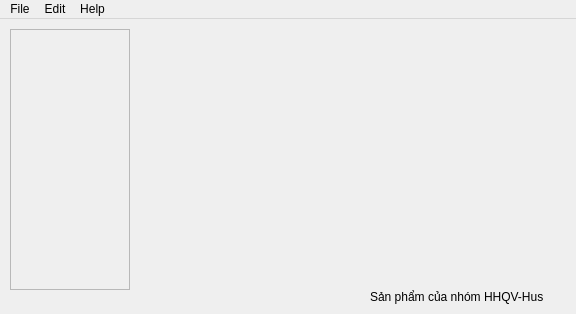
<?xml version="1.0" encoding="UTF-8"?>
<ui version="4.0">
 <class>MainWindow</class>
 <widget class="QMainWindow" name="MainWindow">
  <property name="geometry">
   <rect>
    <x>0</x>
    <y>0</y>
    <width>576</width>
    <height>314</height>
   </rect>
  </property>
  <property name="windowTitle">
   <string>MainWindow</string>
  </property>
  <widget class="QWidget" name="centralWidget">
   <widget class="QScrollArea" name="scrollArea">
    <property name="geometry">
     <rect>
      <x>10</x>
      <y>10</y>
      <width>120</width>
      <height>261</height>
     </rect>
    </property>
    <property name="widgetResizable">
     <bool>true</bool>
    </property>
    <widget class="QWidget" name="scrollAreaWidgetContents">
     <property name="geometry">
      <rect>
       <x>0</x>
       <y>0</y>
       <width>118</width>
       <height>259</height>
      </rect>
     </property>
    </widget>
   </widget>
   <widget class="QLabel" name="label">
    <property name="geometry">
     <rect>
      <x>370</x>
      <y>270</y>
      <width>201</width>
      <height>16</height>
     </rect>
    </property>
    <property name="text">
     <string>Sản phẩm của nhóm HHQV-Hus</string>
    </property>
   </widget>
   <widget class="QWidget" name="widget" native="true">
    <property name="geometry">
     <rect>
      <x>159</x>
      <y>29</y>
      <width>381</width>
      <height>221</height>
     </rect>
    </property>
   </widget>
  </widget>
  <widget class="QMenuBar" name="menuBar">
   <property name="geometry">
    <rect>
     <x>0</x>
     <y>0</y>
     <width>576</width>
     <height>19</height>
    </rect>
   </property>
   <widget class="QMenu" name="menuFile">
    <property name="title">
     <string>File</string>
    </property>
    <addaction name="actionOpen"/>
    <addaction name="actionNew"/>
    <addaction name="actionSave"/>
    <addaction name="actionExit"/>
   </widget>
   <widget class="QMenu" name="menuEdit">
    <property name="title">
     <string>Edit</string>
    </property>
    <addaction name="actionUndo"/>
    <addaction name="actionRedo"/>
    <addaction name="actionCut"/>
    <addaction name="actionCopy"/>
   </widget>
   <widget class="QMenu" name="menuHelp">
    <property name="title">
     <string>Help</string>
    </property>
    <addaction name="actionContact"/>
    <addaction name="actionAbout"/>
   </widget>
   <addaction name="menuFile"/>
   <addaction name="menuEdit"/>
   <addaction name="menuHelp"/>
  </widget>
  <action name="actionOpen">
   <property name="text">
    <string>Open</string>
   </property>
  </action>
  <action name="actionExit">
   <property name="text">
    <string>Exit</string>
   </property>
  </action>
  <action name="actionClose">
   <property name="text">
    <string>Close</string>
   </property>
  </action>
  <action name="actionSave">
   <property name="text">
    <string>Save</string>
   </property>
  </action>
  <action name="actionUndo">
   <property name="text">
    <string>Undo</string>
   </property>
  </action>
  <action name="actionRedo">
   <property name="text">
    <string>Redo</string>
   </property>
  </action>
  <action name="actionCut">
   <property name="text">
    <string>Cut</string>
   </property>
  </action>
  <action name="actionCopy">
   <property name="text">
    <string>Copy</string>
   </property>
  </action>
  <action name="actionNew">
   <property name="text">
    <string>New</string>
   </property>
  </action>
  <action name="actionContact">
   <property name="text">
    <string>Contact</string>
   </property>
  </action>
  <action name="actionAbout">
   <property name="text">
    <string>About</string>
   </property>
  </action>
 </widget>
 <layoutdefault spacing="6" margin="11"/>
 <resources/>
 <connections/>
</ui>
